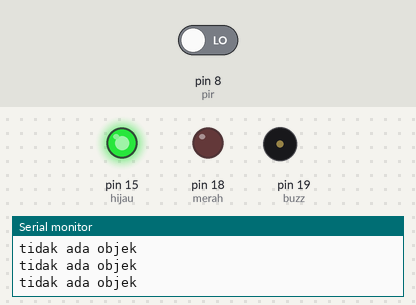
The sketch below on a simulated Arduino Uno, built with avr-gcc and run on an emulated ATmega328P. Shown: output pins drawn as LEDs (lit = HIGH), buzzer (waves = sounding, pin HIGH), the last lines printed to the serial monitor. The test bench sets the inputs (shaded band); at power-on: pin 8 (pir) LOW.

Above: at 1.8 s.
1.9 s: pin 8 (pir) driven HIGH
At 3.2 s:
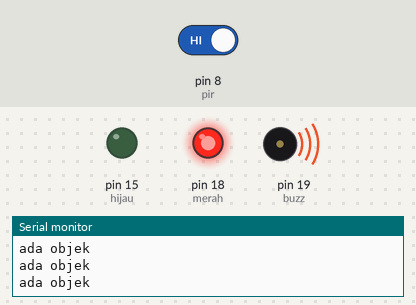
3.5 s: pin 8 (pir) driven LOW
At 4.6 s:
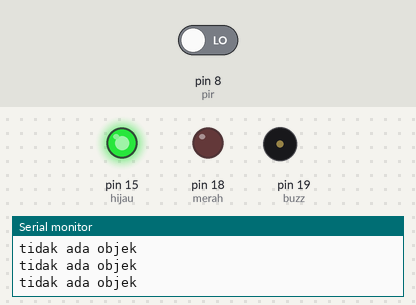
Timing chart, 0 to 6.5 s (numbered marks = the images above; inputs shaded):
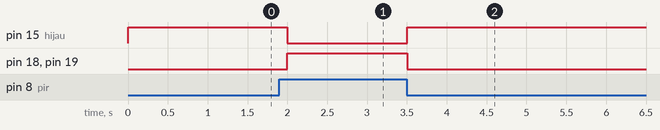

Measured:
- after the input at 1.9 s, pin 15 (hijau): HIGH → LOW after 0.10 s; pin 18 (merah), pin 19 (buzz): LOW → HIGH after 0.10 s
- after the input at 3.5 s, pin 15 (hijau): LOW → HIGH at once; pin 18 (merah), pin 19 (buzz): HIGH → LOW at once

The sketch:

soal3_pir_lamp_buzzer.ino
```cpp
/*
soal3
Buatlah wiring dan kode yang mengahasilkan kriteria berikut.

Sebuah sensor PIR akan bekerja. Ketika mendeteksi objek,
maka lampu berwarna merah akan menyala dan diiringi buzzer yang berbunyi.
Ketika objek tidak terdeteksi, maka lampu berwarna hijau akan menyala.
*/

#define pir 8
#define hijau 15
#define merah 18
#define buzz 19
int status;

void setup() {
  pinMode(pir, INPUT);
  pinMode(hijau, OUTPUT);
  pinMode(merah, OUTPUT);
  pinMode(buzz, OUTPUT);
  Serial.begin(9600);
}

void loop() {
  status = digitalRead(pir);

  if (status == HIGH) {
    digitalWrite(buzz, HIGH);
    digitalWrite(merah, HIGH);
    digitalWrite(hijau, LOW);
    Serial.println("ada objek");
  } else {
    digitalWrite(buzz,LOW);
    digitalWrite(hijau, HIGH);
    digitalWrite(merah, LOW);
    Serial.println("tidak ada objek");
  }
  delay(500);
}
```
